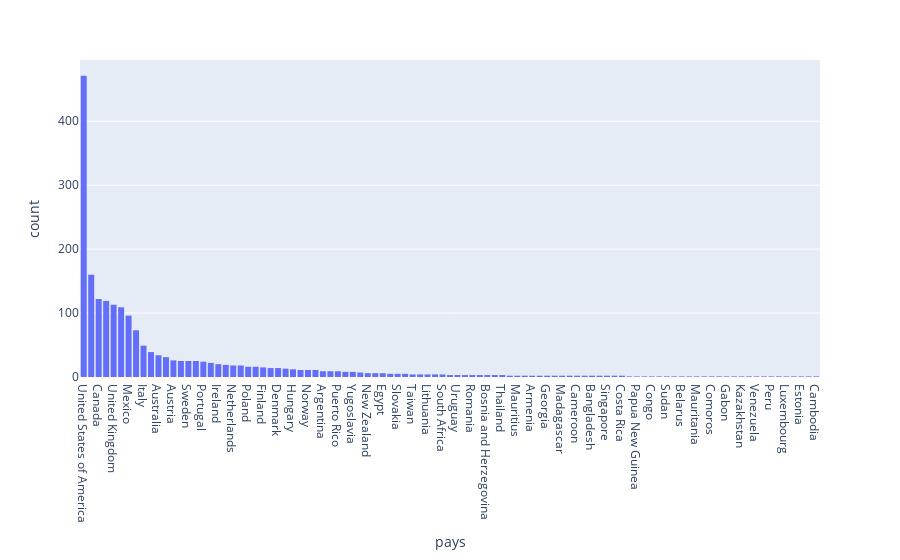

The cell this chart's notebook holds for it:
### Code cell
# The most represented countries
pays = movies_df["production_countries"]

acc_pays= []
for countries in range(len(pays)):
    acc_pays.extend(pays[countries])

colums=["pays"]
data=acc_pays

df_countries=pd.DataFrame(data=acc_pays, columns=colums)

px.histogram(df_countries, x="pays").update_xaxes(categoryorder='total descending').show()

### Figure 1 — Plotly figure (JSON) as saved in the notebook; plotly's stock layout.template omitted (floating-point values rounded to 4 significant figures; data arrays with more than 128 entries replaced by an {"elided": "..."} marker saying what was removed)
{"data": [{"alignmentgroup": "True", "bingroup": "x", "hovertemplate": "pays=%{x}<br>count=%{y}<extra></extra>", "legendgroup": "", "marker": {"color": "#636efa", "pattern": {"shape": ""}}, "name": "", "offsetgroup": "", "orientation": "v", "showlegend": false, "type": "histogram", "x": {"elided": "1956 str values"}, "xaxis": "x", "yaxis": "y"}], "layout": {"autosize": true, "barmode": "relative", "legend": {"tracegroupgap": 0}, "margin": {"t": 60}, "xaxis": {"anchor": "y", "autorange": true, "categoryorder": "total descending", "domain": [0, 1], "range": [-0.5, 98.5], "title": {"text": "pays"}, "type": "category"}, "yaxis": {"anchor": "x", "autorange": true, "domain": [0, 1], "range": [0, 495.8], "title": {"text": "count"}}}}
